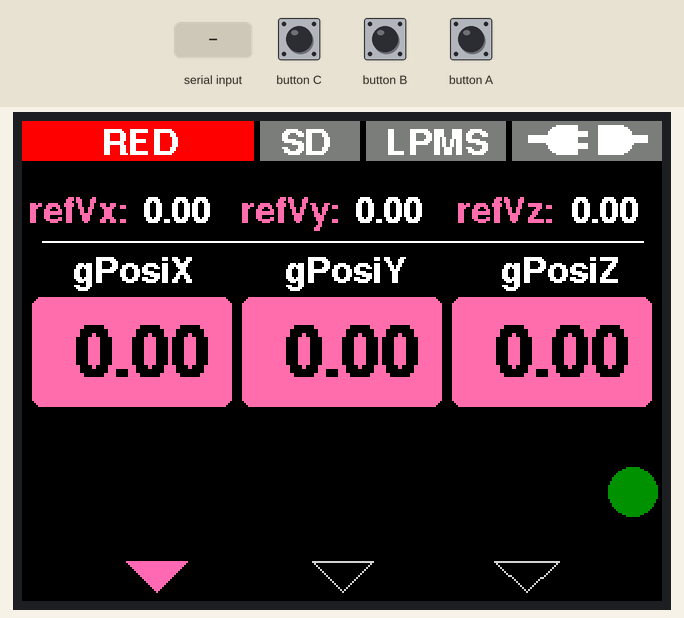
A sketch run on a simulated ESP32. On the bench: 320×240 colour display. Inputs (shaded band) come from the test bench.

Above: at 1.32 s.
1.7 s: button C pressed for 0.15 s
2.4 s: button B pressed for 0.15 s
3.1 s: button A pressed for 0.15 s
At 4.4 s:
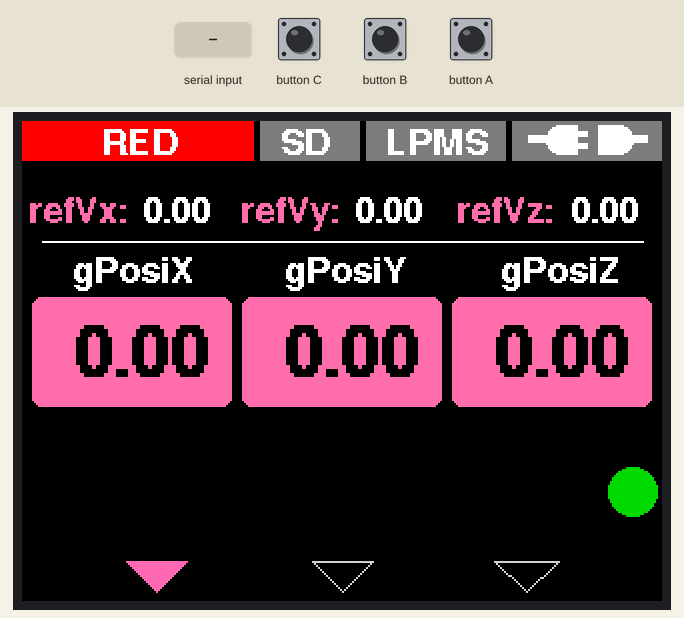
6.0 s: "d\n" received over the second serial link
At 7.4 s:
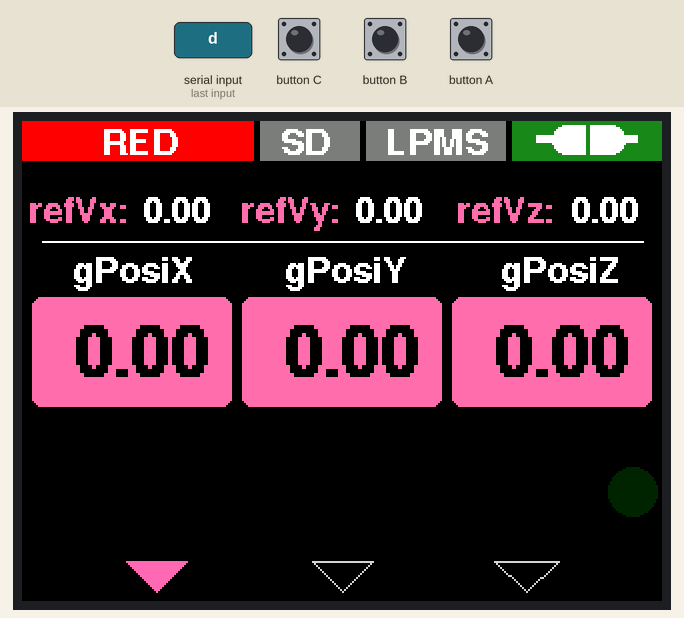
9.0 s: button C pressed for 1 s
At 10.44 s:
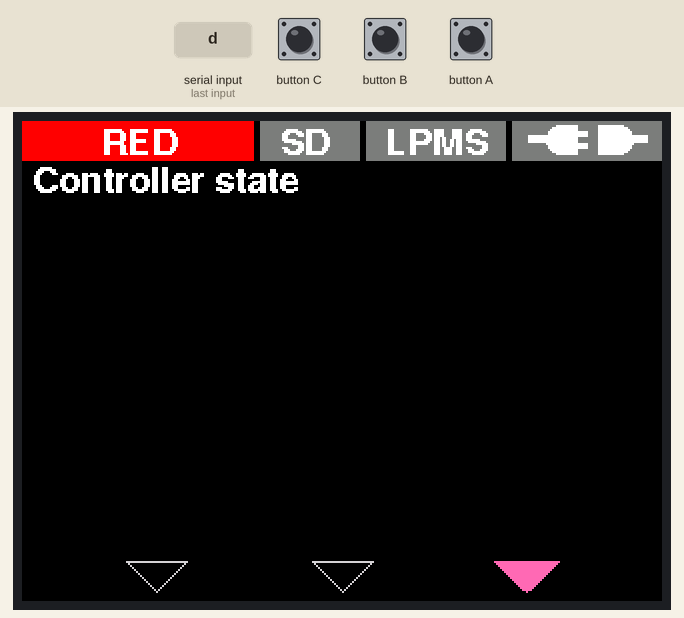
10.6 s: "1\n" received over the second serial link
At 11.06 s:
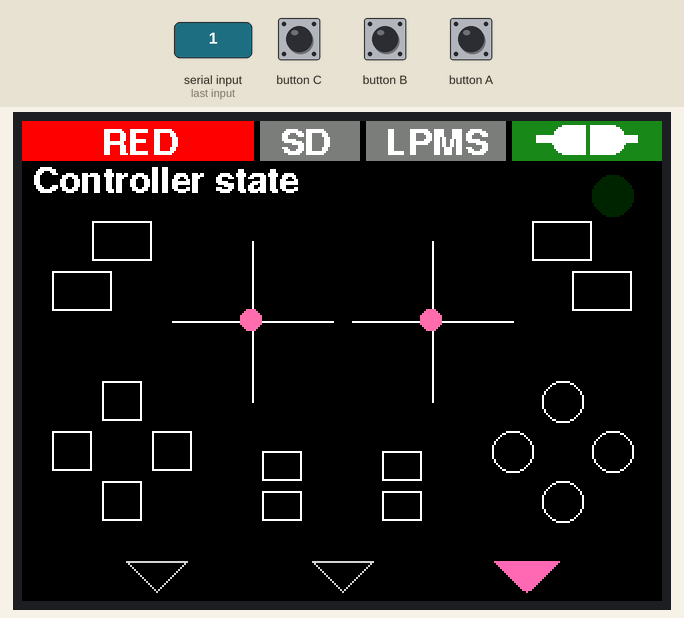
Timing chart, 0 to 13.6 s (numbered marks = the images above; inputs shaded):
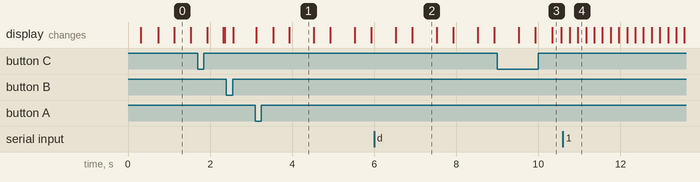

Measured:
- after the input at 3.1 s, the display: first differs from a run without the input after 0.44 s (image 1 shows a later state)
- after the input at 6.0 s, the display: first changes after 0.53 s (image 2 shows a later state)
- after the input at 9.0 s, the display: first differs from a run without the input after 1.3 s (image 3)
- after the input at 10.6 s, the display: first differs from a run without the input after 0.36 s (image 4)
- what the display in image 1 shows lasts 0.6 s, from 3.9 s to 4.5 s

The sketch:

M5stack_GRpeachBoard.ino
```cpp
// GR-PEACH board に接続して，ロボットの状態などを表示するためのコードです

#define M5STACK_MPU6886
#include <M5Stack.h>
#include "Free_Fonts.h"

#include "define.h"
#include "DisplayControl.h"

TFT_eSprite lcd = TFT_eSprite(&M5.Lcd); // Sprite機能

coords gPosi = {0.0, 0.0, 0.0}, refVel = {0.0, 0.0, 0.0};
unsigned int robotState = 0;
unsigned int buttonState = 0;
uint8_t LJoyX = 32, LJoyY = 32, RJoyX = 32, RJoyY = 32;
int dispNum = 0;
String disp_msgs = "";

unsigned long lastCommandTick;
int requestDisplayState = 0;
bool dispNumChanged = false;

bool connectedPeach = false;

////////// タイマー関係 //////////
hw_timer_t *samplingTimer = NULL; //timer 初期化
portMUX_TYPE timerMux = portMUX_INITIALIZER_UNLOCKED;

bool t0flag = false;
bool flag100ms = false;
////////// タイマー関係 //////////

////////// 本体からの受信 //////////
void receivePeach()
{
  static int recv_num = 0;
  static char recv_msgs[25] = {};
  unsigned int checksum = 0;
  char c;

  int recvData[6] = {0};

  while (Serial2.available())
  {
    c = Serial2.read();
    if (c == '\n')
    {
      if (recv_msgs[0] == 0) {
        for (int i = 0; i < (recv_num - 1); i++) checksum += (unsigned int)recv_msgs[i] & 0x3F;
        if ((recv_num == 22) && ((checksum & 0x3F) == (unsigned int)recv_msgs[recv_num - 1]))
        {
          robotState = recv_msgs[1]; // ロボットの状態を示すデータ

          recvData[0] = (int)(recv_msgs[2] & 0x3F) | ((recv_msgs[3] & 0x1F) << 6);
          recvData[1] = (int)(recv_msgs[4] & 0x3F) | ((recv_msgs[5] & 0x1F) << 6);
          recvData[2] = (int)(recv_msgs[6] & 0x3F) | ((recv_msgs[7] & 0x1F) << 6);
          recvData[3] = (int)(recv_msgs[8] & 0x3F) | ((recv_msgs[9] & 0x1F) << 6);
          recvData[4] = (int)(recv_msgs[10] & 0x3F) | ((recv_msgs[11] & 0x1F) << 6);
          recvData[5] = (int)(recv_msgs[12] & 0x3F) | ((recv_msgs[13] & 0x1F) << 6);
          for (int i = 1; i <= 6; i++) { // 符号を付ける処理
            if (recv_msgs[i * 2] & 0x20 != 0) recvData[i] *= -1;
          }

          LJoyX = recv_msgs[14];
          LJoyY = recv_msgs[15];
          RJoyX = recv_msgs[16];
          RJoyY = recv_msgs[17];
          buttonState = recv_msgs[18] | (recv_msgs[19] << 6) | (recv_msgs[20] << 12); // コントローラのボタンのデータ
          /*Serial.print(buttonState); // デバッグ用
          Serial.print(" ");
          Serial.print(LJoyX);
          Serial.print(" ");
          Serial.println(LJoyY);*/
          gPosi.x = (double)recvData[0] / 100.0;
          gPosi.y = (double)recvData[1] / 100.0;
          gPosi.z = (double)recvData[2] / 100.0;
          refVel.x = (double)recvData[3] / 100.0;
          refVel.y = (double)recvData[4] / 100.0;
          refVel.z = (double)recvData[5] / 100.0;
        }
      }
      else if (recv_msgs[0] == 1) {
        disp_msgs = "";
        for (int i = 1; i < recv_num - 1; i++) {
          disp_msgs += (char)(recv_msgs[i] + 0x20);
        }
      }
      lastCommandTick = millis();

      recv_num = 0;
    }
    else
    {
      recv_msgs[recv_num] = c - 0x20;
      recv_num++;
      //if (recv_num >= 21)
      //  recv_num = 0;

      lastCommandTick = millis(); // 最後に受信した時間を記録
    }
  }
}
////////// 本体からの受信 //////////

////////// タイマー割り込み処理 //////////
void IRAM_ATTR onTimer()
{
  static int count = 0;

  t0flag = true; //フラグを立てる

  count++;
  if (count == 100 / INT_TIME)
  {
    flag100ms = true;
    count = 0;
  }
}
////////// タイマー割り込み処理 //////////

// the setup routine runs once when M5Stack starts up
void setup() {

  // Initialize the M5Stack object
  M5.begin();
  /*
    Power chip connected to gpio21, gpio22, I2C device
    Set battery charging voltage and current
    If used battery, please call this function in your project
  */
  M5.Power.begin();
  M5.Speaker.begin(); // これが無いとmuteしても無意味になる
  M5.Speaker.mute(); // スピーカにノイズが乗るのでミュートする

  Serial.begin(115200);
  Serial2.begin(115200);

  // 画面出力関係 /////////////////////
  M5.Lcd.fillScreen(TFT_BLACK);
  M5.Lcd.setFreeFont(FF21);
  lcd.setColorDepth(8);
  lcd.createSprite(SPRITE_W, SPRITE_H); // 逐次更新される部分をSprashで
  lcd.setFreeFont(FF21);

  lastCommandTick = millis() - 1000;

  initDisplay(); // 画面の初期化
  // 画面出力関係 /////////////////////

  // 周期処理関係 /////////////////////
  samplingTimer = timerBegin(0, 80, true); //timer=1us
  timerAttachInterrupt(samplingTimer, &onTimer, true);
  timerAlarmWrite(samplingTimer, INT_TIME * 1000, true); // 10ms
  timerAlarmEnable(samplingTimer); // タイマー起動
  // 周期処理関係 /////////////////////
}

void loop() {
  static unsigned int pre_robotState = robotState; // 受信したrobotStateに変化があったときに処理をしたいのでこの変数を用意

  receivePeach(); // 受信処理

  if(robotState != pre_robotState){
    dispRobotState(); // robotStateに変化があったときはディスプレイを更新
  }
  pre_robotState = robotState;

  if (flag100ms) { // 情報の更新は100msに1回
    M5.update();
    if (M5.BtnA.wasReleased() && dispNum != 0) { // 左のボタン
      dispNum = 0; // 画面0に切り替える
      dispNumChanged = true;
    } else if (M5.BtnB.wasReleased() && dispNum != 1) { // 真ん中のボタン
      dispNum = 1; // 画面1に切り替える
      dispNumChanged = true;
    } else if (M5.BtnC.wasReleased() && dispNum != 2) { // 右のボタン
      dispNum = 2; // 画面2に切り替える
      dispNumChanged = true;
    }

    if (dispNumChanged) { // 画面番号が切り替わったときのみ処理
      initSpriteArea(); // 描画エリアの変更処理
      dispNumChanged = false;
    }

    refreshDisplay(); // 描画エリアの更新

    // 前回の受信時刻を参照して接続状態を更新
    if ((millis() - lastCommandTick) >= 1000){
      if(connectedPeach == true){
        connectedPeach = false;
        dispConnectionState(false);
      }
    }else{
      if(connectedPeach == false){
        connectedPeach = true;
        dispConnectionState(true);
      }
    }
    flag100ms = false;
  }

  delay(1);
}
```

DisplayControl.h
```cpp
#include <M5Stack.h>
#include "define.h"

void initDisplay();
void initSpriteArea();
void refreshDisplay();
void printVelData();
void printPosiData();

void dispConnectionState(bool);
void dispRobotState();
```

define.h
```cpp
#ifndef DEFINE
#define DEFINE

struct coords{
  double x;
  double y;
  double z;
};

#define INT_TIME ( 20 )

#define SPRITE_W ( 320 )
#define SPRITE_H ( 200 )

#define SPRITE_POS_X ( 0 )
#define SPRITE_POS_Y ( 20 )

#define STATE_LPMS_ENABLE 0x01
#define STATE_SD_INIT     0x02
#define STATE_SD_WRITE    0x04
#define STATE_ZONE        0x08

#define MASK_BUTTON_X  0x0001
#define MASK_BUTTON_Y  0x0002
#define MASK_BUTTON_A  0x0004
#define MASK_BUTTON_B  0x0008

#define MASK_BUTTON_L1     0x0010
#define MASK_BUTTON_R1     0x0020
#define MASK_BUTTON_L2     0x0040
#define MASK_BUTTON_R2     0x0080

//#define MASK_BUTTON_PS     0x0100 // PS4のときはPSボタン
//#define MASK_BUTTON_PAD    0x0200 // PS4のときはパッド
#define MASK_BUTTON_JOY_L   0x0100
#define MASK_BUTTON_JOY_R   0x0200
#define MASK_BUTTON_BACK    0x0400
#define MASK_BUTTON_START   0x0800

#define MASK_BUTTON_UP     0x1000
#define MASK_BUTTON_RIGHT  0x2000
#define MASK_BUTTON_DOWN   0x4000
#define MASK_BUTTON_LEFT   0x8000

#endif
```

Source omitted: DisplayControl.cpp (13069 bytes)
